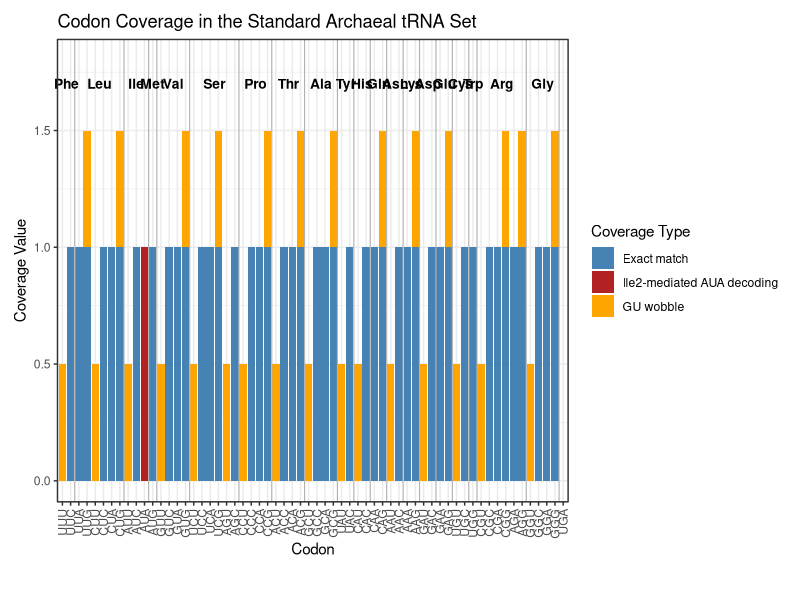

Generate this figure with R:
library(dplyr)
library(tidyverse)
library(tidyr)
library(ggplot2)
library(stringr)

standard_set_coverage_table <- read_csv("Data/standard_set_coverage_table.csv")

#relate codons to amino acids
codon_order <- list(
  Phe = c("TTT","TTC"),
  Leu = c("TTA","TTG","CTT","CTC","CTA","CTG"),
  Ile = c("ATT","ATC","ATA"),
  Met = c("ATG"),
  Val = c("GTT","GTC","GTA","GTG"),
  Ser = c("TCT","TCC","TCA","TCG","AGT","AGC"),
  Pro = c("CCT","CCC","CCA","CCG"),
  Thr = c("ACT","ACC","ACA","ACG"),
  Ala = c("GCT","GCC","GCA","GCG"),
  Tyr = c("TAT","TAC"),
  His = c("CAT","CAC"),
  Gln = c("CAA","CAG"),
  Asn = c("AAT","AAC"),
  Lys = c("AAA","AAG"),
  Asp = c("GAT","GAC"),
  Glu = c("GAA","GAG"),
  Cys = c("TGT","TGC"),
  Trp = c("TGG"),
  Arg = c("CGT","CGC","CGA","CGG","AGA","AGG"),
  Gly = c("GGT","GGC","GGA","GGG"),
  TER = c("TAA","TAG","TGA")
)

# Convert codon order list from T -> U
codon_order_u <- lapply(codon_order, function(x) {
  str_replace_all(x, "T", "U")
})

# Remove TER from AA grouping
codon_order_u$TER <- NULL

# Flatten codon vector and append UGA separately
codon_levels <- c(
  unlist(codon_order_u),
  "UGA"
)

# Amino acid annotation dataframe
aa_df <- tibble(
  amino_acid = names(codon_order_u),
  codons = codon_order_u
) %>%
  unnest(codons) %>%
  mutate(x = row_number())

# Midpoints for AA labels
aa_labels <- aa_df %>%
  group_by(amino_acid) %>%
  summarise(
    xmin = min(x),
    xmax = max(x),
    xmid = mean(c(xmin, xmax)),
    .groups = "drop"
  )

# Separator line positions
aa_boundaries <- aa_labels %>%
  mutate(boundary = xmax + 0.5) %>%
  pull(boundary)

GUweight <- 0.5
standard_set_coverage_table <- standard_set_coverage_table %>%
  mutate(
    GUw = GUweight * GUw
  )

# Add empty UGA row if absent
plot_input <- standard_set_coverage_table %>%
  bind_rows(
    tibble(
      codon = "UGA",
      ile2_AUA = FALSE,
      M = 0,
      GUw = 0,
      CV = 0
    )
  ) %>%
  distinct(codon, .keep_all = TRUE)

# Reshape plotting dataframe
plot_df <- plot_input %>%
  select(codon, ile2_AUA, M, GUw) %>%
  pivot_longer(
    cols = c(M, GUw),
    names_to = "pair_type",
    values_to = "coverage"
  ) %>%
  mutate(
    codon = factor(codon, levels = codon_levels),
    
    fill_group = case_when(
      codon == "AUA" & ile2_AUA ~ "Ile2",
      pair_type == "M" ~ "Exact",
      pair_type == "GUw" ~ "Wobble"
    ),
    
    fill_group = factor(
      fill_group,
      levels = c("Exact", "Ile2", "Wobble")
    )
  )

# Plot
ggplot(plot_df, aes(x = codon, y = coverage, fill = fill_group)) +
  
  geom_col(position = position_stack(reverse = TRUE)) +
  
  # Amino acid separator lines
  geom_vline(
    xintercept = aa_boundaries,
    color = "grey70",
    linewidth = 0.4
  ) +
  
  # Amino acid labels
  geom_text(
    data = aa_labels,
    aes(x = xmid, y = 1.7, label = amino_acid),
    inherit.aes = FALSE,
    size = 3.5,
    fontface = "bold"
  ) +
  
  labs(
    title = "Codon Coverage in the Standard Archaeal tRNA Set",
    x = "Codon",
    y = "Coverage Value",
    fill = "Coverage Type"
  ) +
  
  scale_fill_manual(
    values = c(
      "Exact" = "steelblue",
      "Wobble" = "orange",
      "Ile2" = "firebrick"
    ),
    labels = c(
      "Exact" = "Exact match",
      "Wobble" = "GU wobble",
      "Ile2" = "Ile2-mediated AUA decoding"
    )
  ) +
  
  coord_cartesian(
    ylim = c(0, 1.8),
    clip = "off"
  ) +
  
  theme_bw() +
  
  theme(
    axis.text.x = element_text(
      angle = 90,
      vjust = 0.5,
      hjust = 1
    ),
    
    plot.margin = margin(10, 10, 30, 10)
  )
